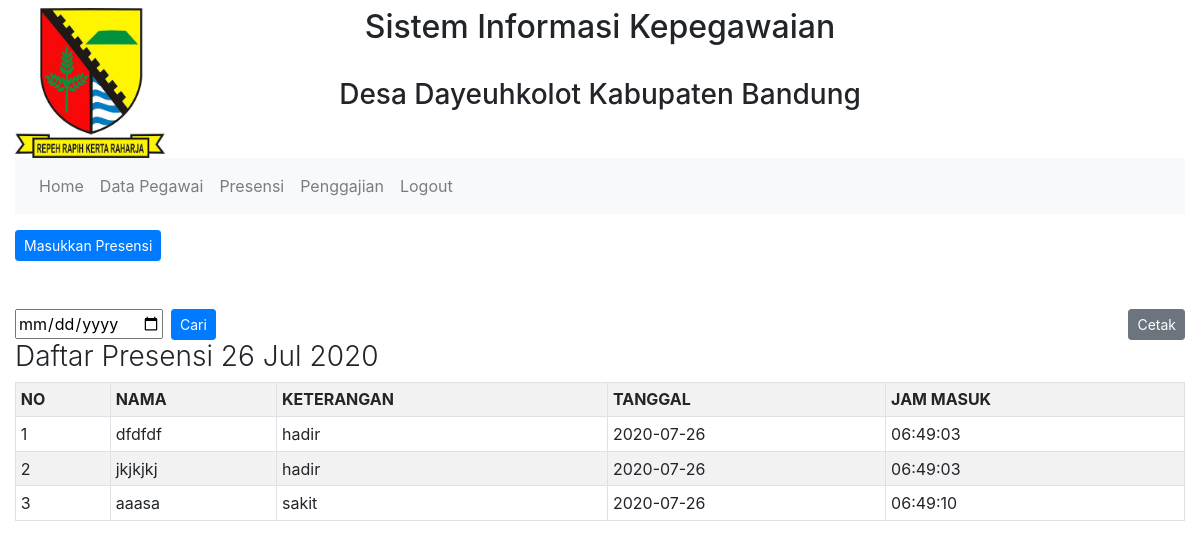
Screenshot of /presensi/index.php?tanggal=2020-07-26 (signed in) with the database file from the repository.
### tables this page shows
CREATE TABLE `presensi` (
  `id_presensi` int(11) NOT NULL,
  `id_pegawai` int(12) NOT NULL,
  `keterangan` varchar(20) NOT NULL,
  `tanggal` date NOT NULL,
  `jam` varchar(10) NOT NULL
);

CREATE TABLE `pegawai` (
  `id_pegawai` int(11) NOT NULL,
  `nama` varchar(128) NOT NULL,
  `tempat_lahir` varchar(20) NOT NULL,
  `tanggal_lahir` date NOT NULL,
  `jenis_kelamin` enum('L','P') NOT NULL,
  `alamat` varchar(256) NOT NULL,
  `tanggal_masuk` date NOT NULL,
  `jabatan` varchar(50) NOT NULL,
  `gaji` int(12) NOT NULL,
  `foto` varchar(128) NOT NULL
);

### presensi/index.php (the view, shortened to what this page needs)
<?php
  require '../function/koneksi.php';
  require '../header.php';
  if(isset($_GET['tanggal'])){
  	$tanggal = $_GET['tanggal'];
  	$query = mysqli_query($koneksi, "SELECT presensi.*, pegawai.nama FROM presensi JOIN pegawai ON presensi.id_pegawai = pegawai.id_pegawai WHERE tanggal = '$tanggal'");
  }else{
  	$tanggal = date('Y-m-d');
  	$query = mysqli_query($koneksi, "SELECT presensi.*, pegawai.nama FROM presensi JOIN pegawai ON presensi.id_pegawai = pegawai.id_pegawai WHERE tanggal = '$tanggal'");
  }
 ?>
<div class="container-fluid mt-3">
	<div class="row">
		<div class="col-md-12">
			 <a href="presensi.php" class="btn btn-primary btn-sm mb-5">Masukkan Presensi</a>
			 <div class="row">
			 	 <div class="col-md-6">
					 <form action="" method="get">
						 <input type="date" name="tanggal" class="float-left mr-2">
						 <button type="submit" class="btn btn-primary btn-sm">Cari</button>
					 </form>
			 	 </div>
			 	 <div class="col-md-6" align="right">
				 	<a href="#" class="btn btn-secondary btn-sm" data-toggle="modal" data-target="#cetakPresensi">Cetak</a>
			 	 </div>
			 </div>
			 <?php if(isset($_GET['tanggal'])) : ?>
				<h3 class="font-weight-light">Daftar Presensi <?php echo date('d M Y', strtotime($_GET['tanggal'])); ?></h3>
			 <?php else : ?>
				<h3 class="font-weight-light">Daftar Presensi <?php echo date('d M Y'); ?></h3>
			 <?php endif; ?>
			 <table class="table table-sm table-bordered table-striped">
			 	<tr>
			 		<th>NO</th>
			 		<th>NAMA</th>
			 		<th>KETERANGAN</th>
			 		<th>TANGGAL</th>
			 		<th>JAM MASUK</th>
			 	</tr>
			 	<?php
				 	$no = 1;
				 	while($row = mysqli_fetch_assoc($query)) :
				 ?>
				 	<tr>
				 		<td><?php echo $no; ?></td>
				 		<td><?php echo $row['nama']; ?></td>
				 		<td><?php echo $row['keterangan']; ?></td>
				 		<td><?php echo $row['tanggal']; ?></td>
				 		<td><?php echo $row['jam']; ?></td>
				 	</tr>
			 	<?php
			 		$no++;
			 		endwhile;
			 	?>
			 </table>
		</div>
	 </div>
</div>
 <?php require '../footer.php'; ?>

### header.php (shortened to what this page needs)
<!DOCTYPE html>
<html>
<head>
	<link rel="stylesheet" type="text/css" href="<?= base_url; ?>assets/vendor/bootstrap/dist/css/bootstrap.min.css">
</head>
<body>
	<div class="container-fluid">
		<div class="row mt-2">
			<div class="col-md-3">
				<img src="<?= base_url; ?>assets/img/logo.jpeg" width="150" height="150">
			</div>
			<div class="col-md-6 text-center">
				<h2>Sistem Informasi Kepegawaian</h2><br>
				<h3>Desa Dayeuhkolot Kabupaten Bandung</h3>
			</div>
		</div>
		<nav class="navbar navbar-expand-lg navbar-light bg-light">
		  <div class="collapse navbar-collapse" id="navbarNavAltMarkup">
		    <div class="navbar-nav">
		      <a class="nav-item nav-link" href="#">Home</a>
		      <a class="nav-item nav-link" href="<?= base_url; ?>pegawai">Data Pegawai</a>
		      <a class="nav-item nav-link" href="<?= base_url; ?>presensi">Presensi</a>
		      <a class="nav-item nav-link" href="<?= base_url; ?>penggajian">Penggajian</a>
		      <a class="nav-item nav-link" href="<?= base_url; ?>logout.php">Logout</a>
		    </div>
		  </div>
		</nav>
	</div>

### footer.php (shortened to what this page needs)
</body>
</html>

### rows the page displays
presensi: id_pegawai.nama "dfdfdf", keterangan "hadir", tanggal "2020-07-26", jam "06:49:03"
presensi: id_pegawai.nama "jkjkjkj", keterangan "hadir", tanggal "2020-07-26", jam "06:49:03"
presensi: id_pegawai.nama "aaasa", keterangan "sakit", tanggal "2020-07-26", jam "06:49:10"

### other values shown
date('d M Y', strtotime($_GET['tanggal'])) "26 Jul 2020"
